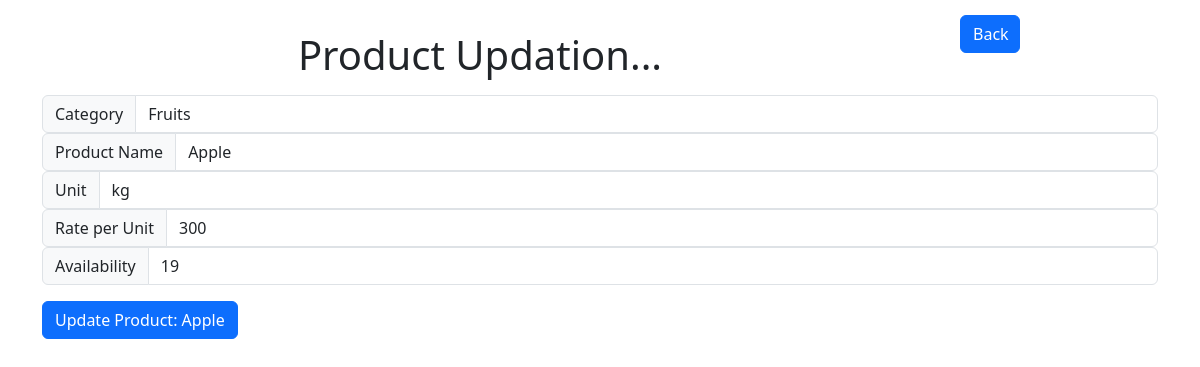
Screenshot of /update_product?aid=adarsh&pname=Apple with the database file from the repository.
### application/models.py (models this page shows)
class products(db.Model):
  __tablename__="product"
  product_name=db.Column(db.String, primary_key=True, unique=True)
  category=db.Column(db.String)
  unit=db.Column(db.String)
  rate_per_unit=db.Column(db.Integer )
  quantity=db.Column(db.Integer )

### application/controllers.py (the view, shortened to what this page needs)
@app.route("/update_product", methods=["GET", "POST"])
def update_product():
  aid=request.args["aid"]
  pname=request.args["pname"]
  data=products.query.filter(products.product_name==pname).first()
  return render_template("update_product.html",products=data, aid=aid)

### templates/update_product.html (shortened to what this page needs)
<!DOCTYPE HTML>
<html>
 <head>
   <link href="https://cdn.jsdelivr.net/npm/bootstrap@5.3.0-alpha3/dist/css/bootstrap.min.css" rel="stylesheet">
  </head>
 <body>
  <div class="container" style="width: 80%; float:left; padding-top:15px;text-align:center ">
  <p class="text-capitalize" >
    <h1>Product Updation...</h1>
  </p>
  </div>
  <div class="container" style="padding-top:15px">
  <a style="padding-right:10px" class="btn btn-primary" href=/admin_login?aid={{aid}} role="button"> Back </a>
  </div>
  <div class="container" style="padding-top: 25px">
    <form action=/update_product?aid={{aid}}&pname={{products.product_name}} method="POST">
        <div class="mb-3">
           <div class="input-group flex-nowrap">
               <span class="input-group-text" id="addon-wrapping">Category</span>
               <input type="text" class="form-control" placeholder="category" aria-label="category" aria-describedby="addon-wrapping" name="psec" value={{products.category}}>
           </div>
           <div class="input-group flex-nowrap">
               <span class="input-group-text" id="addon-wrapping">Product Name</span>
               <input type="text" class="form-control" placeholder="product name" aria-label="Product name" aria-describedby="addon-wrapping" name="pname" value={{products.product_name}}>
           </div>
           <div class="input-group flex-nowrap">
               <span class="input-group-text" id="addon-wrapping">Unit</span>
               <input type="text" class="form-control" placeholder="Unit" aria-label="unit" aria-describedby="addon-wrapping" name="unit" value={{products.unit}}>
           </div>
           <div class="input-group flex-nowrap">
               <span class="input-group-text" id="addon-wrapping">Rate per Unit</span>
               <input type="text" class="form-control" placeholder="rate per unit" aria-label="rate" aria-describedby="addon-wrapping" name="rate" value={{products.rate_per_unit}}>
           </div>
           <div class="input-group flex-nowrap">
               <span class="input-group-text" id="addon-wrapping">Availability</span>
               <input type="text" class="form-control" placeholder="units in stock" aria-label="quantity" aria-describedby="addon-wrapping" name="quantity" value={{products.quantity}}>
           </div>
        </div>
        <button type="submit" class="btn btn-primary"> Update Product: {{products.product_name}}</button>
     </form>
  </div>
 </body>
</html>

### rows the page displays
products: psec "Fruits", pname "Apple", unit "kg", rate "300", quantity "19", product_name "Apple"
